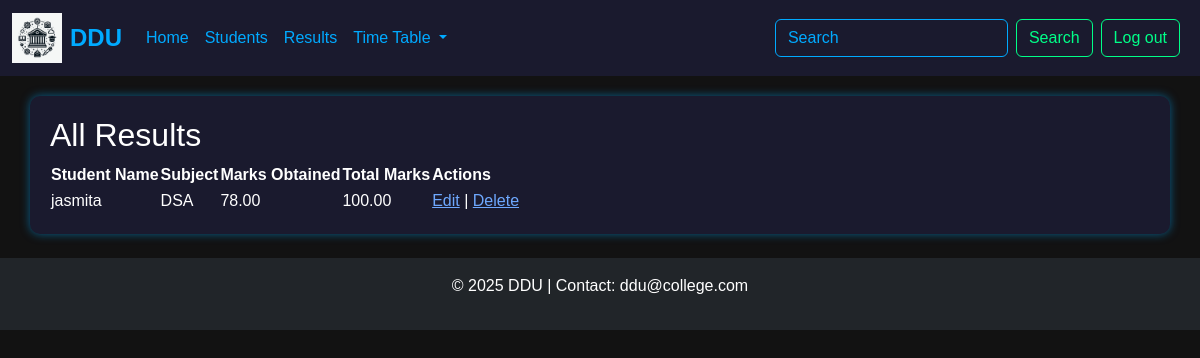
/student/results/ (signed in), run on the app's committed database.
### student/models.py (models this page shows, shortened)
class Result(models.Model):
    SEMESTER_CHOICES = [
        (1, 'Semester 1'),
        (2, 'Semester 2'),
        (3, 'Semester 3'),
        (4, 'Semester 4'),
        (5, 'Semester 5'),
        (6, 'Semester 6'),
        (7, 'Semester 7'),
        (8, 'Semester 8'),
    ]
    DEPARTMENT_SUBJECTS = {
        'CE': {
            1: ['Mathematics', 'BEE', 'PPS'],
            2: ['Mathematics', 'BEE', 'PPS'],
            3: ['DSA', 'JT', 'SP'],
            4: ['DSA', 'JT', 'SP'],
            5: ['Advanced DSA', 'Software Engineering', 'Compiler Design'],
            6: ['Operating Systems', 'Database Management', 'Networks'],
            7: ['Computer Graphics', 'Machine Learning', 'AI'],
            8: ['Cloud Computing', 'Cyber Security', 'Software Testing'],
        },
        'IT': {
            1: ['Mathematics', 'BEE', 'PPS'],
            2: ['Mathematics', 'BEE', 'PPS'],
            3: ['DSA', 'JT', 'SP'],
            4: ['DSA', 'JT', 'SP'],
            5: ['Advanced DSA', 'Software Engineering', 'Compiler Design'],
            6: ['Operating Systems', 'Database Management', 'Networks'],
            7: ['Computer Graphics', 'Machine Learning', 'AI'],
            8: ['Cloud Computing', 'Cyber Security', 'Software Testing'],
        },
        'EC': {
            1: ['Mathematics', 'BEE', 'PPS'],
            2: ['Mathematics', 'BEE', 'PPS'],
            3: ['DSA', 'JT', 'SP'],
            4: ['DSA', 'JT', 'SP'],
            5: ['Advanced DSA', 'Software Engineering', 'Compiler Design'],
            6: ['Operating Systems', 'Database Management', 'Networks'],
            7: ['Communication Systems', 'Signals and Systems', 'Microelectronics'],
            8: ['Digital Signal Processing', 'Embedded Systems', 'VLSI'],
        },
    }
    student = models.ForeignKey(Student, on_delete=models.CASCADE)
    subject = models.CharField(max_length=100)
    marks_obtained = models.DecimalField(max_digits=5, decimal_places=2)
    total_marks = models.DecimalField(max_digits=5, decimal_places=2)
    date_added = models.DateTimeField(auto_now_add=True)
    semester = models.PositiveIntegerField(choices=SEMESTER_CHOICES, blank=True, null=True)
    department = models.CharField(max_length=2, choices=Student.DEPARTMENT_CHOICE, blank=True, null=True)

class Student(models.Model):
    user = models.ForeignKey(User, on_delete=models.CASCADE)
    name = models.CharField(max_length=100)
    photo = models.ImageField(upload_to='photos/', blank=True, null=True)
    birthdate = models.DateField()
    DEPARTMENT_CHOICE = [
        ('CE', 'Computer'),
        ('IT', 'Information Tech.'),
        ('EC', 'Electronic'),
    ]
    department = models.CharField(max_length=2, choices=DEPARTMENT_CHOICE)
    semester = models.DecimalField(max_digits=8, decimal_places=0)
    year = models.DecimalField(max_digits=4, decimal_places=0, blank=True, null=True)
    about = models.TextField(max_length=500)
    created_at = models.DateTimeField(auto_now_add=True)
    updated_at = models.DateTimeField(auto_now=True)

### student/views.py (the view)
# urls.py: path('results/', views.results_list, name='results_list'),
def results_list(request):
    if request.user.is_superuser:
        results = Result.objects.all()
    else:
        results = Result.objects.filter(student__user=request.user)  # Assuming the student model has a 'user' field
    return render(request, 'results_list.html', {'results': results})

### student/templates/results_list.html
{% extends 'layout.html' %}
{% block content %}
  <h2>All Results</h2>
  <table>
    <thead>
      <tr>
        <th>Student Name</th>
        <th>Subject</th>
        <th>Marks Obtained</th>
        <th>Total Marks</th>
        {% if user.is_superuser %}
          <th>Actions</th>
        {% endif %}
      </tr>
    </thead>
    <tbody>
      {% for result in results %}
        <tr>
          <td>{{ result.student.name }}</td>
          <td>{{ result.subject }}</td>
          <td>{{ result.marks_obtained }}</td>
          <td>{{ result.total_marks }}</td>
          {% if user.is_superuser %}
            <td>
              <a href="{% url 'edit_result' result.id %}">Edit</a> |
              <a href="{% url 'delete_result' result.id %}">Delete</a>
            </td>
          {% endif %}
        </tr>
      {% endfor %}
    </tbody>
  </table>
{% endblock %}

### static/style.css (style rules this page uses)
body { background-color: #121212; color: #ffffff; font-family: Arial, sans-serif; }
body { background-color: #121212; color: #ffffff; font-family: Arial, sans-serif; margin: 0; padding: 0; }

### data on the page
Result: student.name "jasmita", subject "DSA", marks_obtained "78.00", total_marks "100.00"
